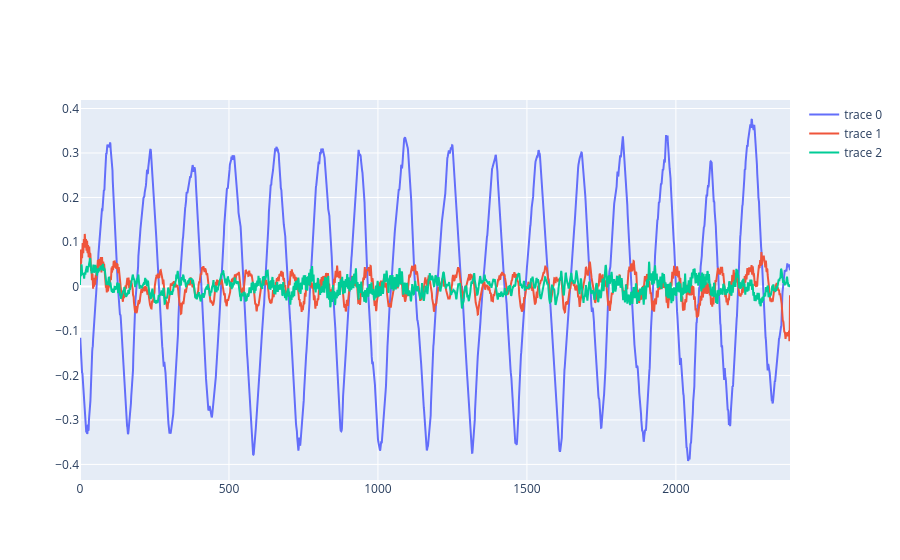
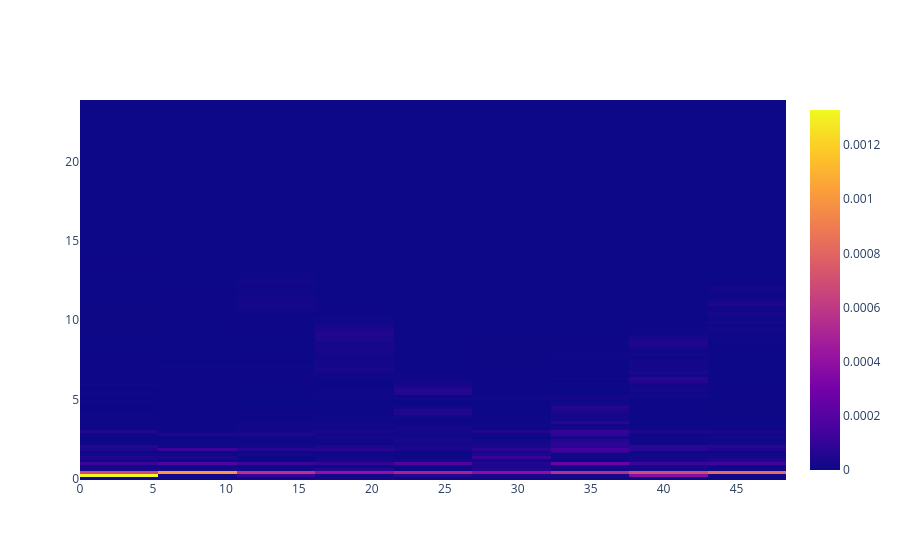

Notebook source saved alongside these figures, in order:
### Code cell
print(lambda1[::-1][:3])

fig = go.Figure()
fig.add_trace(go.Scatter(y=PC1[:, -1]))
fig.add_trace(go.Scatter(y=PC1[:, -2]))
fig.add_trace(go.Scatter(y=PC1[:, -3]))
fig.show()

from scipy.signal import spectrogram

f, t_spec, Sxx = spectrogram(PC1[:, -3], fs=fs, nperseg=256, noverlap=0.9)
fig = go.Figure()
fig.add_trace(go.Heatmap(y=f, x=t_spec, z=Sxx))
fig.show()

### Figure 1 — Plotly figure (JSON) as saved in the notebook; plotly's stock layout.template omitted (floating-point values rounded to 4 significant figures; data arrays with more than 128 entries replaced by an {"elided": "..."} marker saying what was removed)
{"data": [{"type": "scatter", "y": {"elided": "2384 float values"}}, {"type": "scatter", "y": {"elided": "2384 float values"}}, {"type": "scatter", "y": {"elided": "2384 float values"}}], "layout": {}}

### Figure 2 — Plotly figure (JSON) as saved in the notebook; plotly's stock layout.template omitted (floating-point values rounded to 4 significant figures; data arrays with more than 128 entries replaced by an {"elided": "..."} marker saying what was removed)
{"data": [{"type": "heatmap", "x": [2.688, 8.065, 13.44, 18.82, 24.2, 29.57, 34.95, 40.33, 45.7], "y": {"elided": "129 float values"}, "z": {"elided": "129x9 float values"}}], "layout": {}}
